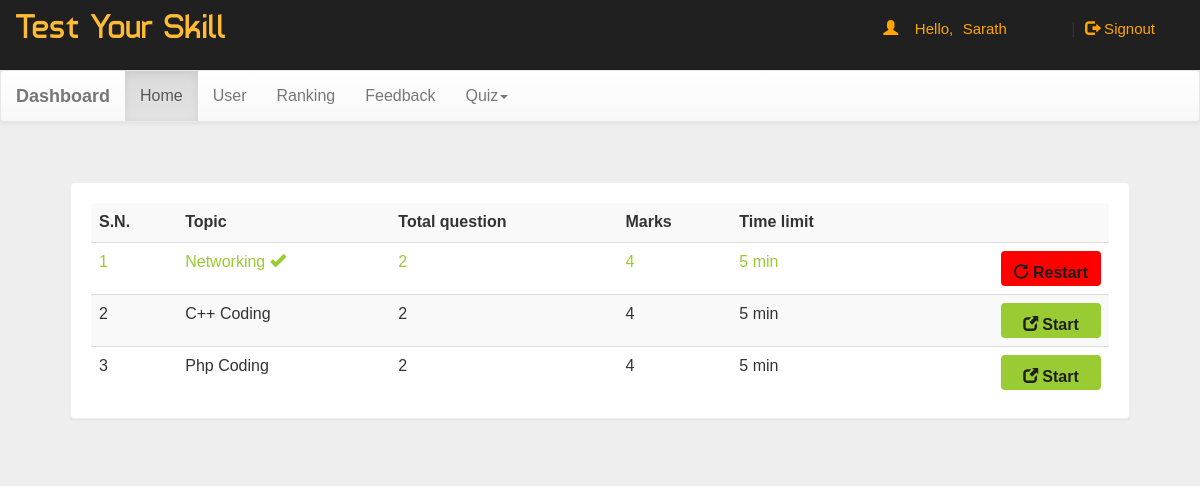
Screenshot of /dash.php (signed in) with the database file from the repository.
### tables this page shows
CREATE TABLE `quiz` (
  `eid` text NOT NULL,
  `title` varchar(100) NOT NULL,
  `sahi` int(11) NOT NULL,
  `wrong` int(11) NOT NULL,
  `total` int(11) NOT NULL,
  `time` bigint(20) NOT NULL,
  `intro` text NOT NULL,
  `tag` varchar(100) NOT NULL,
  `date` timestamp NOT NULL DEFAULT current_timestamp() ON UPDATE current_timestamp()
);

### dash.php (the view, shortened to what this page needs)
<!DOCTYPE html PUBLIC "-//W3C//DTD XHTML 1.0 Transitional//EN" "http://www.w3.org/TR/xhtml1/DTD/xhtml1-transitional.dtd">
<html xmlns="http://www.w3.org/1999/xhtml">
<head>
<link  rel="stylesheet" href="css/bootstrap.min.css"/>
 <link  rel="stylesheet" href="css/bootstrap-theme.min.css"/>
 <link rel="stylesheet" href="css/main.css">
 <link  rel="stylesheet" href="css/font.css">
</head>
<body  style="background:#eee;">
<div class="header">
<div class="row">
<div class="col-lg-6">
<span class="logo">Test Your Skill</span></div>
<?php
 include_once 'dbConnection.php';
$email=$_SESSION['email'];
  if(!(isset($_SESSION['email']))){
header("location:index.php");
}
else
{
$name = $_SESSION['name'];
echo '<span class="pull-right top title1" ><span class="log1"><span class="glyphicon glyphicon-user" aria-hidden="true"></span>&nbsp;&nbsp;&nbsp;&nbsp;Hello,</span> <a href="account.php" class="log log1">'.$name.'</a>&nbsp;|&nbsp;<a href="logout.php?q=account.php" class="log"><span class="glyphicon glyphicon-log-out" aria-hidden="true"></span>&nbsp;Signout</button></a></span>';
}?>
</div></div>
<nav class="navbar navbar-default title1">
  <div class="container-fluid">
    <div class="navbar-header">
      <a class="navbar-brand" href="dash.php?q=0"><b>Dashboard</b></a>
    </div>
    <div class="collapse navbar-collapse" id="bs-example-navbar-collapse-1">
      <ul class="nav navbar-nav">
        <li <?php if(@$_GET['q']==0) echo'class="active"'; ?>><a href="dash.php?q=0">Home<span class="sr-only">(current)</span></a></li>
        <li <?php if(@$_GET['q']==1) echo'class="active"'; ?>><a href="dash.php?q=1">User</a></li>
		<li <?php if(@$_GET['q']==2) echo'class="active"'; ?>><a href="dash.php?q=2">Ranking</a></li>
		<li <?php if(@$_GET['q']==3) echo'class="active"'; ?>><a href="dash.php?q=3">Feedback</a></li>
        <li class="dropdown <?php if(@$_GET['q']==4 || @$_GET['q']==5) echo'active"'; ?>">
          <a href="#" class="dropdown-toggle" data-toggle="dropdown" role="button" aria-haspopup="true" aria-expanded="false">Quiz<span class="caret"></span></a>
        </li>
      </ul>
          </div>
  </div>
</nav>
<div class="container">
<div class="row">
<div class="col-md-12">
<?php if(@$_GET['q']==0) {
$result = mysqli_query($con,"SELECT * FROM quiz ORDER BY date DESC") or die('Error');
echo  '<div class="panel"><table class="table table-striped title1">
<tr><td><b>S.N.</b></td><td><b>Topic</b></td><td><b>Total question</b></td><td><b>Marks</b></td><td><b>Time limit</b></td><td></td></tr>';
$c=1;
while($row = mysqli_fetch_array($result)) {
	$title = $row['title'];
	$total = $row['total'];
	$sahi = $row['sahi'];
    $time = $row['time'];
	$eid = $row['eid'];
$q12=mysqli_query($con,"SELECT score FROM history WHERE eid='$eid' AND email='$email'" )or die('Error98');
$rowcount=mysqli_num_rows($q12);
if($rowcount == 0){
	echo '<tr><td>'.$c++.'</td><td>'.$title.'</td><td>'.$total.'</td><td>'.$sahi*$total.'</td><td>'.$time.'&nbsp;min</td>
	<td><b><a href="account.php?q=quiz&step=2&eid='.$eid.'&n=1&t='.$total.'" class="pull-right btn sub1" style="margin:0px;background:#99cc32"><span class="glyphicon glyphicon-new-window" aria-hidden="true"></span>&nbsp;<span class="title1"><b>Start</b></span></a></b></td></tr>';
}
else
{
echo '<tr style="color:#99cc32"><td>'.$c++.'</td><td>'.$title.'&nbsp;<span title="This quiz is already solve by you" class="glyphicon glyphicon-ok" aria-hidden="true"></span></td><td>'.$total.'</td><td>'.$sahi*$total.'</td><td>'.$time.'&nbsp;min</td>
	<td><b><a href="update.php?q=quizre&step=25&eid='.$eid.'&n=1&t='.$total.'" class="pull-right btn sub1" style="margin:0px;background:red"><span class="glyphicon glyphicon-repeat" aria-hidden="true"></span>&nbsp;<span class="title1"><b>Restart</b></span></a></b></td></tr>';
}
}
echo '</table></div>';
}
?>
</div>
</div></div>
</body>
</html>

### css/main.css (style rules this page uses)
body { overflow-x:hidden; width:100%; font: 15px "Century Gothic", "Times Roman", sans-serif; background:#eee; min-height:550px; background-attachment:fixed; }
.panel { border-color:#eee; margin:40px; padding:20px; font: 15px "Century Gothic", "Times Roman", sans-serif; }
.header { background:#202020; height:70px; }
.logo { font-family:'typo'; font-size:35px; color:#ffbb33; margin:15px; }
.title1 { font: 16px "Century Gothic", "Times Roman", sans-serif; }
.sub1 { width:90px; color:#202020; background:orange; font-size:15px; height:35px; margin:20px; padding:10px; width:100px; }
.top { margin-top:20px; }
.log1 { font: 15px 'Ubuntu', sans-serif; color:orange; margin-left:10px; }
.log { margin:10px; margin-right:60px; margin-left:5px; color:orange; text-decoration:none; font-size:20px; font-size:15px; }

### rows the page displays
quiz: title "Networking", total "2", $sahi*$total "4", time "5"
quiz: title "C++ Coding", total "2", $sahi*$total "4", time "5"
quiz: title "Php Coding", total "2", $sahi*$total "4", time "5"

### other values shown
$name "Sarath"
